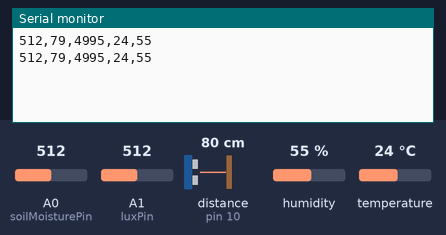
The sketch below on a simulated Arduino Uno, built with avr-gcc and run on an emulated ATmega328P. On the bench: the last lines printed to the serial monitor. Wiring (inferred from the names in the program): ultrasonic range finder: trigger pin 9; echo pin 10. Inputs (shaded band) come from the test bench; at power-on: distance to the obstacle (sensor on pin 10) 80 cm, humidity 55 %, A0 (soilMoisturePin) = 512, A1 (luxPin) = 512, temperature 24 °C. The echo pulse lasts 58.3 µs per cm.

Above: at 1.8 s.
1.9 s: distance to the obstacle (sensor on pin 10) set to 2 cm
At 3.3 s:
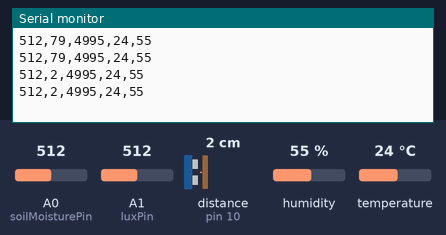
3.4 s: humidity set to 22 %
At 4.7 s:
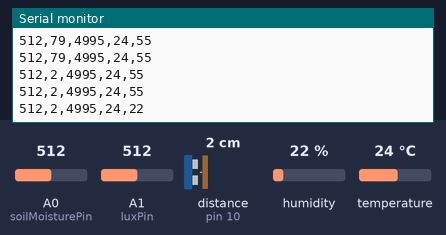
4.9 s: A0 (soilMoisturePin) set to 716
At 5.8 s:
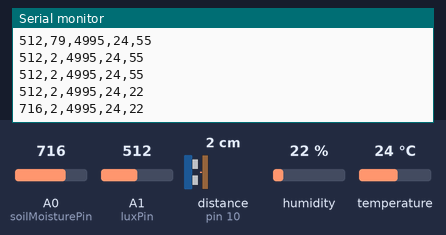
6.4 s: A1 (luxPin) set to 716
At 7.7 s:
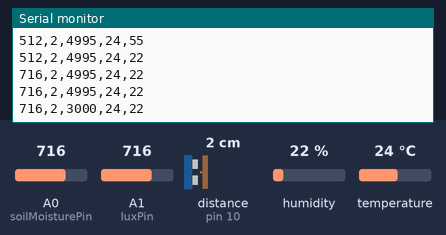
7.9 s: temperature set to 12 °C
At 9.3 s:
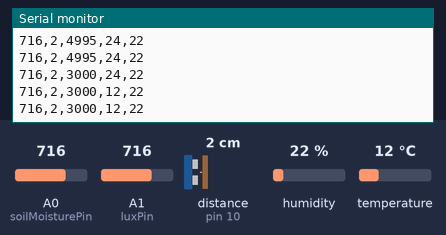
9.4 s: distance to the obstacle (sensor on pin 10) set to 4 cm
At 11.0 s:
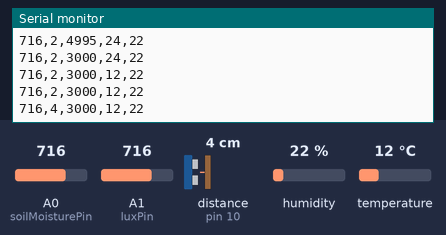
Timing chart, 0 to 11.9 s (numbered marks = the images above; inputs shaded):
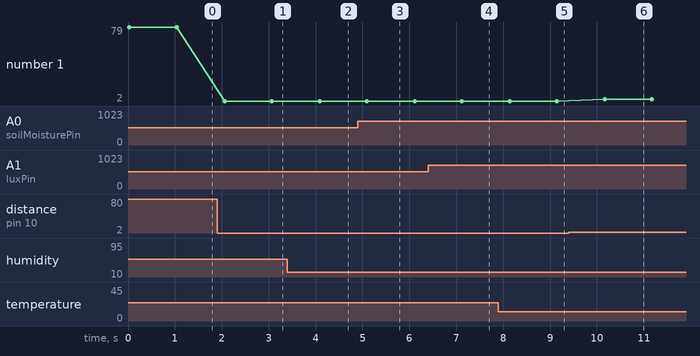

The sketch:

main.ino
```cpp
#include <DHT.h>

// 핀 설정
const int soilMoisturePin = A0; // 토양 습도 센서
const int trigPin = 9;  // 초음파 센서 Trig 핀
const int echoPin = 10; // 초음파 센서 Echo 핀
const int luxPin = A1; // 조도 센서
const int DHTPin = 2; // DHT 센서

// DHT 센서 설정
DHT dht(DHTPin, DHT11);

// 변수 선언
long duration;
int distance;
int soilMoistureValue;
int lightSensorValue;
int temperatureValue;
int humidityValue;

void setup() {
  // 시리얼 통신 시작
  Serial.begin(9600);

  // 핀 모드 설정
  pinMode(trigPin, OUTPUT);
  pinMode(echoPin, INPUT);
  pinMode(soilMoisturePin, INPUT);
  pinMode(luxPin, INPUT);

  // DHT 센서 시작
  dht.begin();
}

// 토양 습도 측정
int soilMoisture() {
  int sensorValue = analogRead(soilMoisturePin);
  return sensorValue;
}

// 초음파 센서 거리 측정
int ultrasonic() {
  // Trig 핀에 HIGH 신호를 10 마이크로초 동안 송신
  digitalWrite(trigPin, HIGH);
  delayMicroseconds(10);
  digitalWrite(trigPin, LOW);
  // Echo 핀에서 반사파 수신 및 시간 측정
  duration = pulseIn(echoPin, HIGH);
  // 거리를 센티미터로 변환
  distance = duration * 0.034 / 2;
  // 실제 초음파 센서 거리 오차 적용(+1cm)
  distance += 1;
  return distance;
}

// 온도 측정
int temperature() {
  float temp = dht.readTemperature();
  return static_cast<int>(temp);
}

// 습도 측정
int humidity() {
  float hum = dht.readHumidity();
  return static_cast<int>(hum);
}

// 조도 측정
int lightSensor() {
  // 조도 측정
  int sensorValue = analogRead(luxPin);
  // 전압으로 변환
  float voltage = sensorValue * (5.0 / 1023.0);
  // lux 값 계산
  int lux = static_cast<int>((5.0 - voltage) * 2000);
  return lux;
}

void loop() {
  soilMoistureValue = soilMoisture();
  distance = ultrasonic();
  lightSensorValue = lightSensor();
  temperatureValue = temperature();
  humidityValue = humidity();

  Serial.print(soilMoistureValue);
  Serial.print(",");
  Serial.print(distance);
  Serial.print(",");
  Serial.print(lightSensorValue);
  Serial.print(",");
  Serial.print(temperatureValue);
  Serial.print(",");
  Serial.println(humidityValue);

  delay(1000);  // 1초 대기
}
```

Measured:
- after the input at 1.9 s, the serial monitor: prints a new line after 0.16 s (image 1)
- after the input at 3.4 s, the serial monitor: prints a new line after 0.69 s (image 2)
- after the input at 4.9 s, the serial monitor: prints a new line after 0.19 s (image 3)
- after the input at 6.4 s, the serial monitor: prints a new line after 0.71 s (image 4)
- after the input at 7.9 s, the serial monitor: prints a new line after 0.24 s (image 5)
- after the input at 9.4 s, the serial monitor: prints a new line after 0.77 s (image 6)
- plotted number 1: 79 → 2 after the input at 1.9 s, 2 → 4 after the input at 9.4 s
